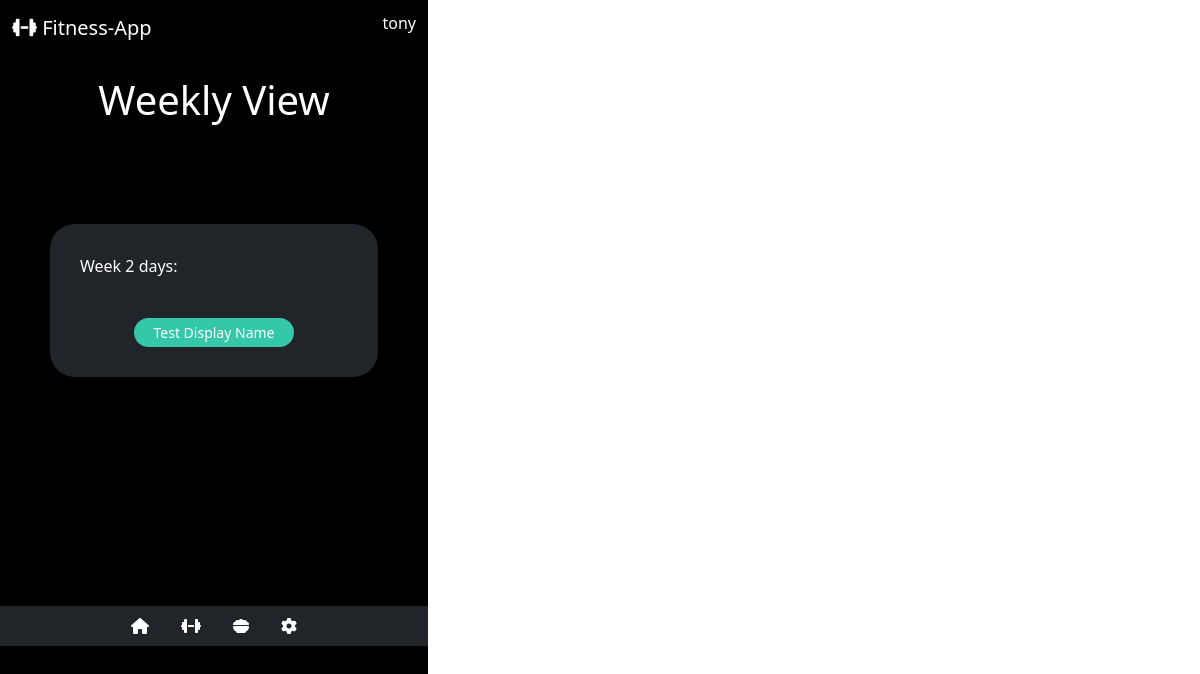
The app's page /workouts/weekly/wgif-2 (signed in), older data.
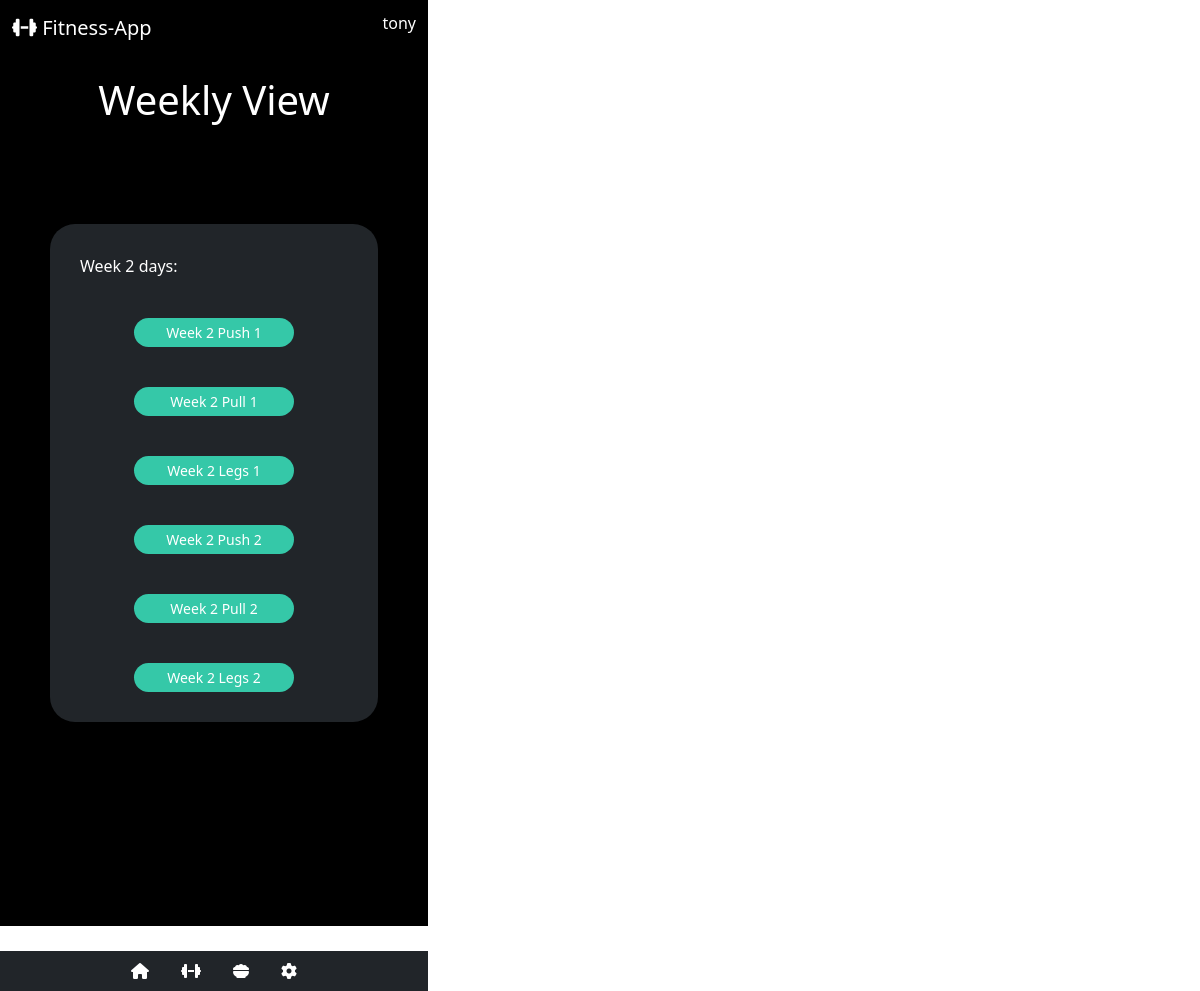
The same page, newer data.
### users/models.py (models this page shows, shortened)
class FitnessUser(AbstractUser):
    first_name = models.CharField(max_length=30)
    last_name = models.CharField(max_length=30)
    email = models.EmailField(max_length=60)
    age_category = models.ForeignKey(
        AgeGroup,
        on_delete=models.CASCADE,
        blank=True,
        null=True
    )
    goal = models.IntegerField(default=1 ,choices=Purpose.choices)
    weight = models.CharField(max_length=30)
    height = models.CharField(max_length=30)
    gender = models.ForeignKey(
        Gender,
        on_delete=models.CASCADE,
        blank=True,
        null=True
    )
    exercise_frequency = models.IntegerField(default=1 ,choices=Frequency.choices)
    template_id = models.ForeignKey(
        Workout_template,
        default=1,
        on_delete=models.CASCADE,
        blank=True,
        null=True
        )
    completed_workouts = models.ManyToManyField(SingleWorkout)

### workout/models.py (models this page shows, shortened)
class Week(models.Model):
    name = models.CharField(max_length=128, default='test template')
    order = models.IntegerField(default=1, choices=WeekNumber.choices)
    goal = models.IntegerField(default=1, choices=Purpose.choices)
    frequency = models.IntegerField(default=1, choices=Frequency.choices)
    exercise_list = models.ManyToManyField(SingleWorkout)
    completed_status = models.BooleanField(default=False)
    slug = models.SlugField(null=False, unique=True)

class SingleWorkout(models.Model):
    name = models.CharField(max_length=128)
    display_name = models.CharField(max_length=128, default='display name')
    exercise_1 = models.TextField(blank=True)
    description_1 = models.TextField(blank=True)
    exercise_2 = models.TextField(blank=True)
    description_2 = models.TextField(blank=True)
    exercise_3 = models.TextField(blank=True)
    description_3 = models.TextField(blank=True)
    exercise_4 = models.TextField(blank=True)
    description_4 = models.TextField(blank=True)
    exercise_5 = models.TextField(blank=True)
    description_5 = models.TextField(blank=True)
    completed_status = models.BooleanField(default=False)
    slug = models.SlugField(null=False, unique=True)
    def get_absolute_url(self):
        return reverse("daily", kwargs={"slug" : self.slug})

### workout/views.py (the view)
# urls.py: path("weekly/<slug:slug>", WeeklyDetailView.as_view(), name="weekly"),
class WeeklyDetailView(LoginRequiredMixin, DetailView):
    model = Week
    template_name = "workout/weekly_view.html"
    def get_context_data(self, **kwargs):
        context = super(WeeklyDetailView, self).get_context_data(**kwargs)
        context['week'] = Week.objects.get(slug = self.kwargs['slug'])
        return context

### templates/workout/weekly_view.html (shortened to what this page needs)
{% extends 'base.html' %}
{%block content %}
<nav class="navbar">
  <div class="container-fluid">
    <a class="navbar-brand" href="#">
      <i class="fa-solid fa-dumbbell"></i>
      Fitness-App
    </a>
    <h6>{{ request.user }}</h6>
  </div>
</nav>
<div class="weekly">
<h1 class="weeklytitle">Weekly View</h1>
<div class="weeklyworkouts">
  {{week.get_order_display}} days:
  {% for day in week.exercise_list.all %}
  <a href="{{ day.get_absolute_url }}">
    <button class="btn btn-primary btn-sm">
    {{day.display_name}}
    </button>
  </a>
  {% endfor %}
</div>
<br />
</div>
<div class="weeklynavbar">
  <ul class="nav sticky-bottom bg-dark justify-content-center">
    <li class="nav-item">
      <a class="nav-link active" href="{% url 'home' %}">
        <i class="fa-solid fa-house"></i>
      </a>
    </li>
    <li class="nav-item">
      <a class="nav-link" href="{% url 'template' %}">
        <i class="fa-solid fa-dumbbell"></i>
      </a>
    </li>
    <li class="nav-item">
      <a class="nav-link" href="{% url 'nutrition' %}">
        <i class="fa-solid fa-bowl-food"></i>
      </a>
    </li>
    <li class="nav-item">
      <a class="nav-link" href="{% url 'account' %}">
        <i class="fa-solid fa-gear"></i>
      </a>
    </li>
  </ul>
</div>
{% endblock content %}

### templates/base.html (shortened to what this page needs)
<!DOCTYPE html>
<html lang="en">
{% load static %}
<head>
    <link rel="stylesheet" href="{% static 'css/base.css/' %}">
    <link href="https://cdn.jsdelivr.net/npm/bootstrap@5.2.0-beta1/dist/css/bootstrap.min.css" rel="stylesheet">
</head>
<body>
    <div class="base">
        {% block content %}
        {% endblock content %}
    </div>
</body>
</html>

### static/css/base.css (style rules this page uses)
* { max-width: 428px; max-height: 926px; }
div.base { background-color: black; color: white; position: absolute; top: 0px; right: 0px; bottom: 0px; left: 0px; }
button.btn { display: block; border: none; margin-bottom: 20px; margin-top: 20px; width: 100%; background-color: #35c8a8; border-radius: 25px; }
a.nav-link { color: white; }
.weeklytitle { text-align: center; margin-bottom: 30px; margin-top:20px; }
.weeklyworkouts { background-color: #212529; border: none; padding: 30px; margin: 50px; border-radius: 25px; margin-top: 100px; }
.weeklyworkouts button.btn { margin: 20%; border: none; margin-bottom: 0px; margin-top: 40px; width: 60%; background-color: #35c8a8; border-radius: 25px; }
.weeklyworkouts a { text-decoration: none !important; color: white !important; }
.weeklynavbar { margin-top: 155px; }
.navbar .navbar-brand { color: white; }
.navbar a.navbar-brand { color: white; text-decoration: none !important; }

Row changes from the older to the newer data that the page shows:
no longer on this page (row unchanged): SingleWorkout: display_name "Test Display Name"
added SingleWorkout: display_name "Week 2 Push 1"
added SingleWorkout: display_name "Week 2 Pull 1"
added SingleWorkout: display_name "Week 2 Legs 1"
added SingleWorkout: display_name "Week 2 Push 2"
added SingleWorkout: display_name "Week 2 Pull 2"
added SingleWorkout: display_name "Week 2 Legs 2"
